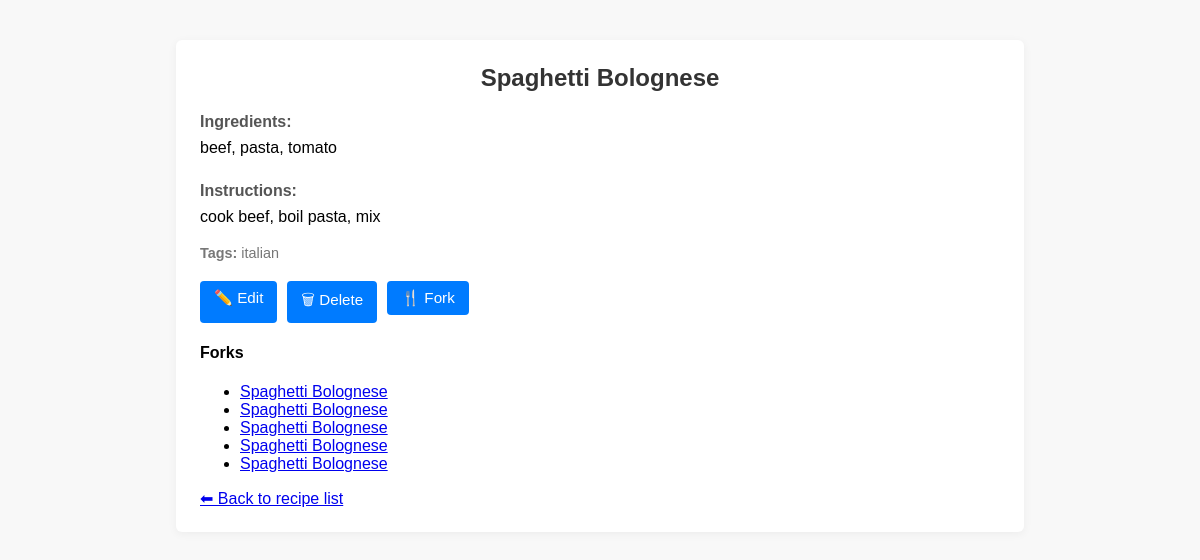
The app's page /recipes/1 (signed in), older data.
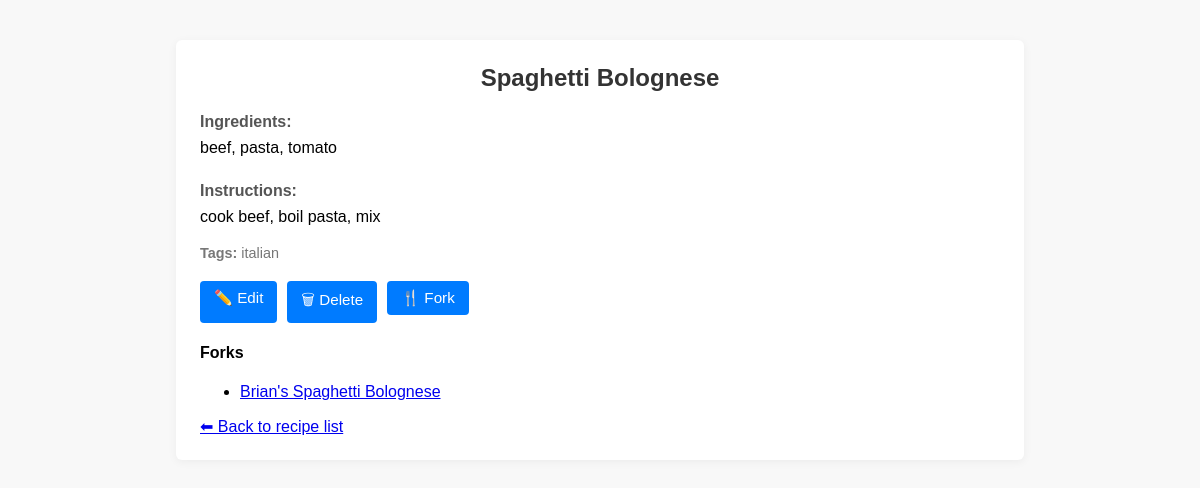
The same page, newer data.
### tables this page shows
CREATE TABLE recipes (
                id INTEGER PRIMARY KEY AUTOINCREMENT,
                title TEXT NOT NULL,
                ingredients TEXT,
                steps TEXT,
                notes TEXT,
                tags TEXT,
                user_id INTEGER,
                forked_from INTEGER,
                FOREIGN KEY(user_id) REFERENCES users(id),
                FOREIGN KEY(forked_from) REFERENCES recipes(id)
            );

### app/routes/recipe_routes.py (the view)
@recipe_bp.route('/recipes/<int:recipe_id>')
def view_recipe(recipe_id):
    user_id = request.cookies.get("YourSessionCookie")
    user = get_user(user_id)
    recipe = get_recipe(recipe_id)
    if not recipe:
        return "Recipe not found", 404
    forks = get_forks(recipe_id)
    return render_template('recipe_detail.html', recipe=recipe, user=user, forks=forks)

### app/services/recipe_service.py (called while the page is built)
def get_recipe(id):
    conn = sqlite3.connect(DB_PATH)
    conn.row_factory = sqlite3.Row
    cursor = conn.cursor()
    cursor.execute("SELECT * FROM recipes WHERE id = ?", (id,))
    recipe = cursor.fetchone()
    conn.close()
    return recipe

def get_forks(id):
    conn = sqlite3.connect(DB_PATH)
    conn.row_factory = sqlite3.Row
    cursor = conn.cursor()
    cursor.execute("SELECT * FROM recipes WHERE forked_from = ?", (id,))
    forks = cursor.fetchall()
    conn.close()
    return forks

### app/services/user_service.py (called while the page is built)
def get_user(id):
    conn = sqlite3.connect(DB_PATH)
    cursor = conn.cursor()
    cursor.execute("SELECT id FROM users WHERE id = ?", (id))
    user = cursor.fetchone()
    conn.close()
    if user:
        return {
            "id": user[0]
        }
    else:
        return None

### app/templates/recipe_detail.html (shortened to what this page needs)
<!DOCTYPE html>
<html lang="en">
<head>
    <link rel="stylesheet" href="{{ url_for('static', filename='style.css') }}">
</head>
<body>
    <div class="container recipe-detail">
        <h2>{{ recipe['title'] }}</h2>
        <div class="recipe-section">
            <h4>Ingredients:</h4>
            <p>{{ recipe['ingredients'] }}</p>
        </div>
        <div class="recipe-section">
            <h4>Instructions:</h4>
            <p>{{ recipe['steps'] }}</p>
        </div>
        {% if recipe['tags'] %}
        <div class="tags">
            <strong>Tags:</strong> {{ recipe['tags'] }}
        </div>
        {% endif %}
        <div class="actions">
            {% if user and user['id'] == recipe['user_id'] %}
                <a class="button" href="{{ url_for('recipe.edit_recipe', recipe_id=recipe['id']) }}">✏️ Edit</a>
                <form method="post" action="{{ url_for('recipe.delete_recipe', recipe_id=recipe['id']) }}" style="display:inline;">
                    <button type="submit" class="button delete">🗑 Delete</button>
                </form>
            {% endif %}
            <form method="post" action="{{ url_for('recipe.fork_recipe', recipe_id=recipe['id']) }}" style="display:inline;">
                <button type="submit" class="button fork">🍴 Fork</button>
            </form>
        </div>
        {% if forks %}
        <div class="forks-section">
            <h4>Forks</h4>
            <ul>
                {% for fork in forks %}
                <li><a href="{{ url_for('recipe.view_recipe', recipe_id=fork['id']) }}">{{ fork['title'] }}</a></li>
                {% endfor %}
            </ul>
        </div>
        {% endif %}
        <a href="{{ url_for('recipe.home') }}" class="back-link">⬅ Back to recipe list</a>
    </div>
</body>
</html>

Row changes from the older to the newer data that the page shows:
no longer on this page (row edited): recipes: title "Spaghetti Bolognese"
removed recipes: title "Spaghetti Bolognese"
removed recipes: title "Spaghetti Bolognese"
removed recipes: title "Spaghetti Bolognese"
removed recipes: title "Spaghetti Bolognese"
now on this page (row edited): recipes: title "Brian's Spaghetti Bolognese"
